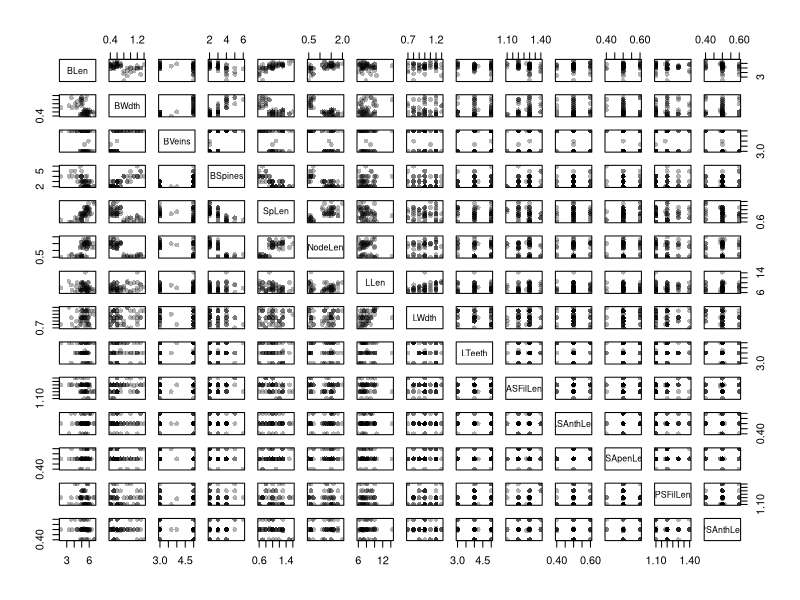
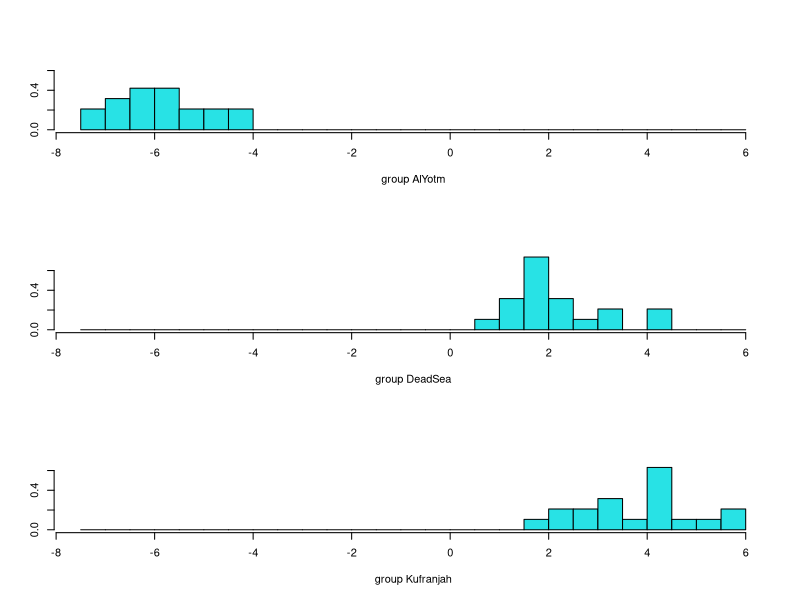
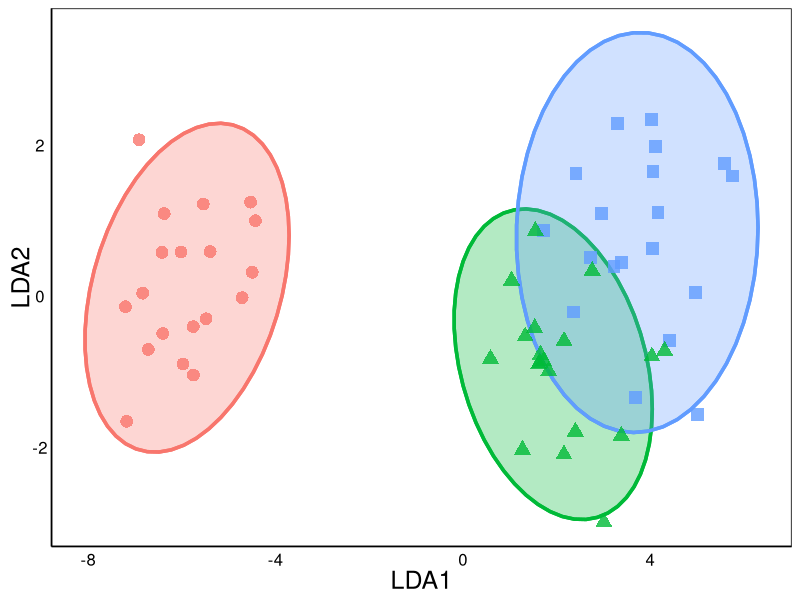
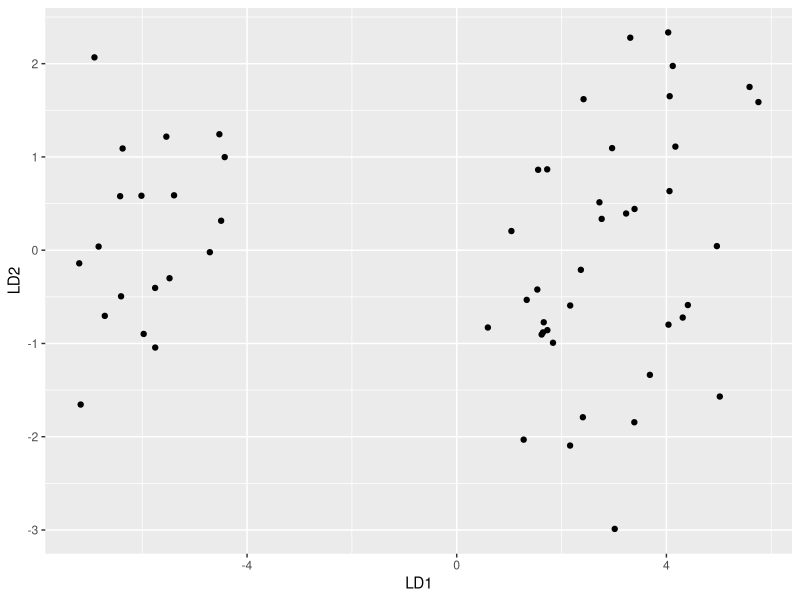
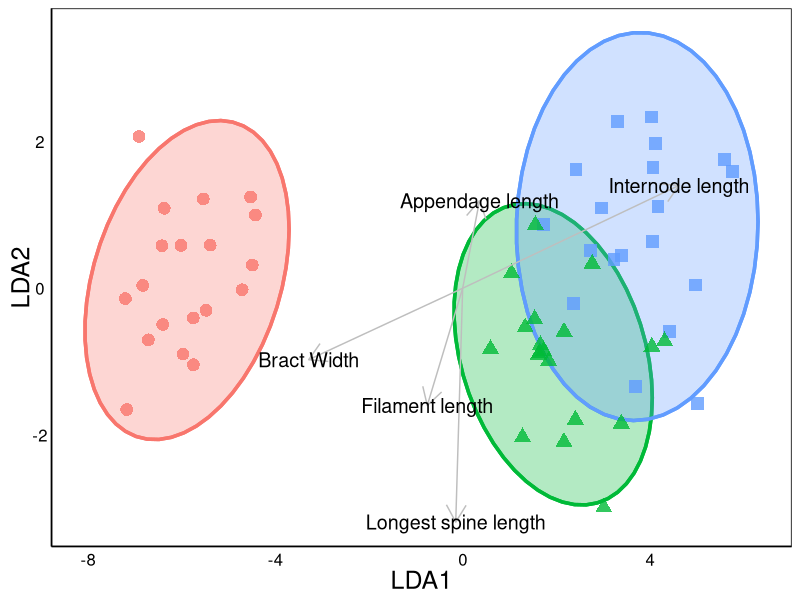
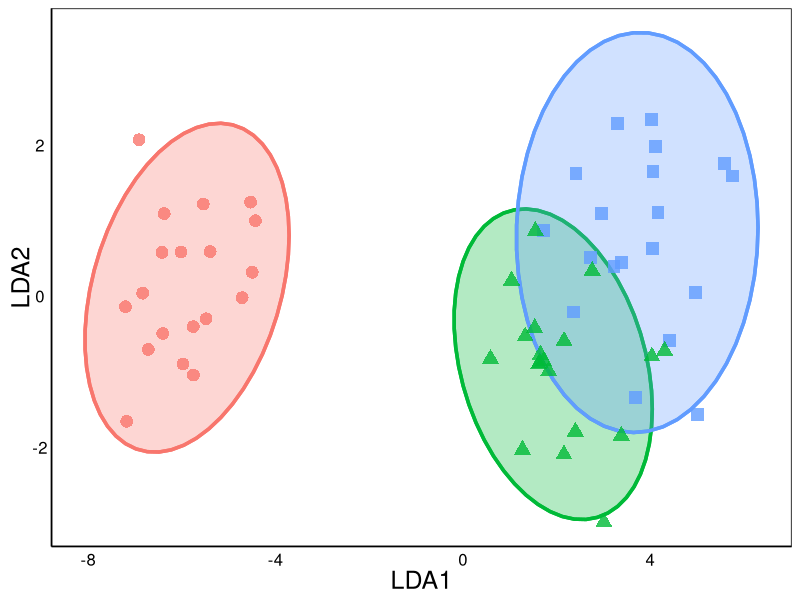

Recreate these plots in R, in order.
# SUMMARY:
## Al-Yotm distinct from Dead Sea and Kufranjah valley sites
## Dead Sea and Kufranjah are different ON AVERAGE, but a lot of overlap

# Simplified/clean theme for plotting
theme_simple <- function (base_size = 12, base_family = "") {
  theme_classic(base_size = base_size, base_family = base_family) %+replace% 
    theme(
      axis.text = element_text(colour = "black"),
      axis.title.x = element_text(size=18),
      axis.text.x = element_text(size=12),
      axis.title.y = element_text(size=18,angle=90),
      axis.text.y = element_text(size=12),
      axis.ticks = element_blank(), 
      panel.background = element_rect(fill="white"),
      panel.border = element_blank(),
      plot.title=element_text(face="bold", size=24),
      legend.position="none"
    ) 
}


# NOTES:
## Plotting PC results using ggplot2
## https://cran.r-project.org/web/packages/ggfortify/vignettes/plot_pca.html

library(ggplot2)
library(ggfortify)
library(MASS)

## Import Data
MorphData<-read.csv("MuhaidatEtAl_MorphData.csv",header=T)
str(MorphData)

## Add midvalue for missing data
for(Row in 1:nrow(MorphData)){
  for(Col in 2:ncol(MorphData)){
    if(is.na(MorphData[Row,Col])){
      MorphData[Row,Col]<-mean(MorphData[MorphData$Loc==MorphData$Loc[Row],Col],na.rm=T)
    }
  }
}

## Inspect pairwise scatterplots
pairs(MorphData[,3:ncol(MorphData)],col=rgb(0,0,0,0.3),pch=16)

## Scale data to mean and sd prior to analysis
scale<-function(x){
  return((x-mean(x,na.rm=T))/sd(x,na.rm=T))
}
MorphScaled<-data.frame(sapply(MorphData[,3:ncol(MorphData)],scale))
MorphScaled$Loc<-as.factor(MorphData$Loc)

# Linear discriminant function analysis
(BlephLDA<-lda(Loc ~ ., data=MorphScaled))

## Extract scaling vectors
scalvec<-data.frame(BlephLDA$scaling)

## Extract predictions
BlephLDAval <- data.frame(predict(BlephLDA)$x)
ldahist(data = BlephLDAval[,1], g=MorphScaled$Loc)

BlephLDAval$Loc<-MorphScaled$Loc

## Plot results
p<-ggplot(data=BlephLDAval,aes(x=LD1,y=LD2,group=Loc))+
  stat_ellipse(geom="polygon",aes(colour=Loc),fill=NA,size=1.2,alpha=0.3)+
  stat_ellipse(geom="polygon",aes(fill=Loc,colour=Loc),size=1.2,alpha=0.3)+
  geom_point(aes(shape=Loc,fill=Loc,colour=Loc),size=I(4),alpha=I(0.8))+
  xlab("LDA1")+ylab("LDA2")+theme_simple() 
  
print(p)

## Quickplot to see legend
qplot(LD1,LD2,data=BlephLDAval)

pdf("LDAplot.pdf",width=6,height=6)
  print(p)
dev.off()

## Create Table of LDA scales + significance from lm model
### LDA scales
BlephLDAscales<-data.frame(round(BlephLDA$scaling,3))
BlephLDAscales$desc<-c("Bract Length","Bract Width","Veins per bract","Lateral spines","Longest spine length","Internode length",
                       "Leaf length","Leaf width","Teeth per leaf","Filament length","Anther length","Appendage length",
                       "Filament length","Anther length")
### Significance testing
BlephLDAscales$F<-NA
BlephLDAscales$P<-NA
names(MorphScaled)
for(col in 1:(ncol(MorphScaled)-1)){
  BlephLDAscales$F[grep(names(MorphScaled)[col],row.names(BlephLDAscales))]<-anova(lm(MorphScaled[,col]~MorphScaled$Loc))$F[1]
  BlephLDAscales$P[grep(names(MorphScaled)[col],row.names(BlephLDAscales))]<-anova(lm(MorphScaled[,col]~MorphScaled$Loc))$P[1]
}
BlephLDAscales$F<-round(BlephLDAscales$F,2)
BlephLDAscales$P<-round(BlephLDAscales$P,3)

### Output table to csv
write.csv(BlephLDAscales,"LDAscales.csv",row.names=T)

## Output data with LDA scores
FullData<-cbind(MorphData,BlephLDAval[,c("LD1","LD2")])
str(FullData)
write.csv(FullData,"LDAData.csv",row.names=F)

## Test significance of LD Axes
anova(lm(BlephLDAval$LD1~MorphScaled$Loc))
anova(lm(BlephLDAval$LD2~MorphScaled$Loc))

## Plot trait vectors
BlephLDAscales$Loc<-NA
s<-2 # scale for vector
k<-0.4 # Keep this proportion of largest vectors

keep<-abs(sqrt(BlephLDAscales$LD1^2+BlephLDAscales$LD2^2))>=sort(abs(c(sqrt(BlephLDAscales$LD1^2+BlephLDAscales$LD2^2))),decreasing=T)[floor(nrow(BlephLDAscales)*k)] 
p+geom_segment(data=BlephLDAscales[keep,],aes(x=0,xend=LD1*s,y=0,yend=LD2*s),
                 arrow = arrow(length = unit(0.5, "cm")),colour="grey",inherit_aes=FALSE)+
    geom_text(data=BlephLDAscales[keep,],aes(x=LD1*s,y=LD2*s,label=desc),size=5)#+coord_fixed() + geom_text(data=BlephLDAval,aes(x=LD1,y=LD2,label=Loc))

## Software version info
sessionInfo()
